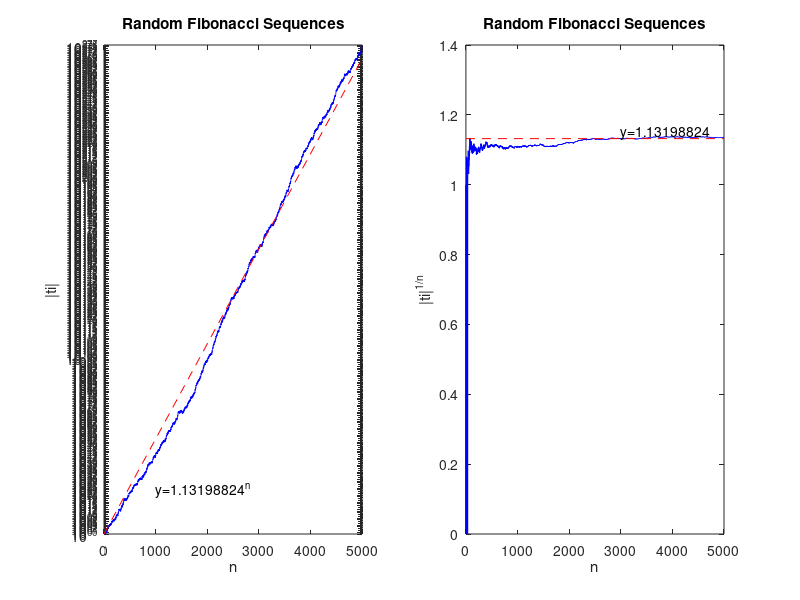

Reproduce this figure in MATLAB.
% This routine shows the surprising behaviour of a random Fibonacci sequences.
% As reported by Divakar Viswanath - "RANDOM FIBONACCI SEQUENCES
% AND THE NUMBER 1:13198824..." - in MATHEMATICS OF COMPUTATION, 1999;
% 69(231): 1131-1155:
% "For the familiar Fibonacci sequence (defined by f1 = f2 = 1, and fn = fn1
% + fn2 for n > 2), fn increases exponentially with n at a rate given by the
% golden ratio (1 + sqrt(5))/2 = 1:61803398.... But for a simple
% modification with both additions and subtractions - the random Fibonacci
% sequences defined by t1 = t2 = 1, and for n > 2, tn = ±tn-1 ±tn-2, where
% each ± sign is independent and either + or - with probability 1/2 - it is
% not even obvious if |tn| should increase with n. Our main result is that:
% |tn|^(1/n) -> 1:13198824... as n->Inf 
% with probability 1."
% 
% Example rndfibseq shows two plots:
% the first one is a semilog plot of |ti| and a red dashed line of equation
% y=1.13198824^n;
% the second one is a plot of |ti|^(1/n) and a red dashed line of equation
% y=1.13198824
% 
%           Created by Giuseppe Cardillo
%           giuseppe.cardillo-edta@poste.it
% 
% To cite this file, this would be an appropriate format:
% Cardillo G. (2007) Random Fibonacci Sequences: the surprising behaviour
% of a random Fibonacci sequences. 
% http://www.mathworks.com/matlabcentral/fileexchange/14568

c=1.13198824; %Viswanath's constant
o=[-1 1]; %Head and tail...
l=5e3; %5000 coin launchs simulation
t=ones(1,l); z=t; %vectors preallocations
s1=o(ceil(2.*rand(1,l))); %random sign of term 1
s2=o(ceil(2.*rand(1,l)));%random sign of term 2
for i=3:l
    t(i)=s1(i)*t(i-1)+s2(i)*t(i-2); %generation of the random Fibonacci sequences
    z(i)=abs(t(i))^(1/i); %n-th root of |s(i)|
end
%plots of the results
hFig=figure; %Create a maximized figure window
set(hFig,'units','normalized','outerposition',[0 0 1 1]);
set(hFig, 'Color', 'white'); % sets the color to white
subplot(1,2,1); 
    semilogy(1:1:l,abs(t),'b-',[1 l],[c^1 c^l],'r--'); 
    xlabel('n'); 
    ylabel('|ti|'); 
    title('Random Fibonacci Sequences'); 
    text(1000,10^25,'y=1.13198824^n');
subplot(1,2,2); 
    plot(1:1:l,z,'b-',[1 l],[c c],'r--'); 
    xlabel('n'); 
    ylabel('|ti|^1^/^n'); 
    title('Random Fibonacci Sequences'); 
    text(3000,1.15,'y=1.13198824')
